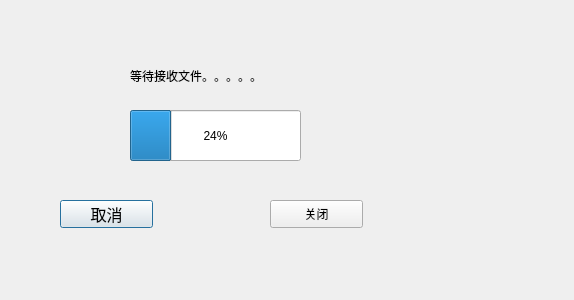
<?xml version="1.0" encoding="UTF-8"?>
<ui version="4.0">
 <class>TcpClient</class>
 <widget class="QDialog" name="TcpClient">
  <property name="geometry">
   <rect>
    <x>0</x>
    <y>0</y>
    <width>574</width>
    <height>300</height>
   </rect>
  </property>
  <property name="windowTitle">
   <string>接收端</string>
  </property>
  <widget class="QLabel" name="tcpClientStatusLabel">
   <property name="geometry">
    <rect>
     <x>130</x>
     <y>50</y>
     <width>131</width>
     <height>51</height>
    </rect>
   </property>
   <property name="text">
    <string>等待接收文件。。。。。。</string>
   </property>
  </widget>
  <widget class="QProgressBar" name="progressBar">
   <property name="geometry">
    <rect>
     <x>130</x>
     <y>110</y>
     <width>171</width>
     <height>51</height>
    </rect>
   </property>
   <property name="value">
    <number>24</number>
   </property>
  </widget>
  <widget class="QPushButton" name="tcpClientCancleBtn">
   <property name="geometry">
    <rect>
     <x>60</x>
     <y>200</y>
     <width>93</width>
     <height>28</height>
    </rect>
   </property>
   <property name="font">
    <font>
     <pointsize>12</pointsize>
     <weight>50</weight>
     <bold>false</bold>
    </font>
   </property>
   <property name="text">
    <string>取消</string>
   </property>
  </widget>
  <widget class="QPushButton" name="tcpClientCloseBtn">
   <property name="geometry">
    <rect>
     <x>270</x>
     <y>200</y>
     <width>93</width>
     <height>28</height>
    </rect>
   </property>
   <property name="text">
    <string>关闭</string>
   </property>
  </widget>
 </widget>
 <resources/>
 <connections/>
</ui>
